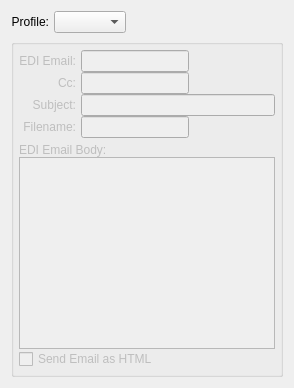
           <widget class="QWidget" name="page_2" >
            <layout class="QGridLayout" >
             <item row="0" column="0" >
              <layout class="QHBoxLayout" >
               <property name="spacing" >
                <number>5</number>
               </property>
               <item>
                <widget class="QLabel" name="_ediProfileLit" >
                 <property name="text" >
                  <string>Profile:</string>
                 </property>
                 <property name="alignment" >
                  <set>Qt::AlignRight|Qt::AlignTrailing|Qt::AlignVCenter</set>
                 </property>
                </widget>
               </item>
               <item>
                <layout class="QHBoxLayout" >
                 <property name="spacing" >
                  <number>0</number>
                 </property>
                 <item>
                  <widget class="XComboBox" name="_ediProfile" />
                 </item>
                 <item>
                  <spacer>
                   <property name="orientation" >
                    <enum>Qt::Horizontal</enum>
                   </property>
                   <property name="sizeType" >
                    <enum>QSizePolicy::Expanding</enum>
                   </property>
                   <property name="sizeHint" >
                    <size>
                     <width>40</width>
                     <height>20</height>
                    </size>
                   </property>
                  </spacer>
                 </item>
                </layout>
               </item>
              </layout>
             </item>
             <item row="1" column="0" >
              <widget class="QGroupBox" name="_ediGroup" >
               <property name="enabled" >
                <bool>false</bool>
               </property>
               <property name="title" >
                <string/>
               </property>
               <layout class="QVBoxLayout" >
                <property name="spacing" >
                 <number>5</number>
                </property>
                <property name="leftMargin" >
                 <number>5</number>
                </property>
                <property name="topMargin" >
                 <number>5</number>
                </property>
                <property name="rightMargin" >
                 <number>5</number>
                </property>
                <property name="bottomMargin" >
                 <number>5</number>
                </property>
                <item>
                 <layout class="QHBoxLayout" >
                  <property name="spacing" >
                   <number>5</number>
                  </property>
                  <item>
                   <layout class="QVBoxLayout" >
                    <property name="spacing" >
                     <number>0</number>
                    </property>
                    <item>
                     <widget class="QLabel" name="_ediEmailLit" >
                      <property name="text" >
                       <string>EDI Email:</string>
                      </property>
                      <property name="alignment" >
                       <set>Qt::AlignRight|Qt::AlignTrailing|Qt::AlignVCenter</set>
                      </property>
                     </widget>
                    </item>
                    <item>
                     <widget class="QLabel" name="_ediCCLit" >
                      <property name="text" >
                       <string>Cc:</string>
                      </property>
                      <property name="alignment" >
                       <set>Qt::AlignRight|Qt::AlignTrailing|Qt::AlignVCenter</set>
                      </property>
                     </widget>
                    </item>
                    <item>
                     <widget class="QLabel" name="_subjectLit" >
                      <property name="text" >
                       <string>Subject:</string>
                      </property>
                      <property name="alignment" >
                       <set>Qt::AlignRight|Qt::AlignTrailing|Qt::AlignVCenter</set>
                      </property>
                     </widget>
                    </item>
                    <item>
                     <widget class="QLabel" name="_fileNameLit" >
                      <property name="text" >
                       <string>Filename:</string>
                      </property>
                      <property name="alignment" >
                       <set>Qt::AlignRight|Qt::AlignTrailing|Qt::AlignVCenter</set>
                      </property>
                     </widget>
                    </item>
                   </layout>
                  </item>
                  <item>
                   <layout class="QVBoxLayout" >
                    <property name="spacing" >
                     <number>0</number>
                    </property>
                    <item>
                     <layout class="QHBoxLayout" >
                      <property name="spacing" >
                       <number>0</number>
                      </property>
                      <item>
                       <widget class="XLineEdit" name="_ediEmail" />
                      </item>
                      <item>
                       <spacer>
                        <property name="orientation" >
                         <enum>Qt::Horizontal</enum>
                        </property>
                        <property name="sizeType" >
                         <enum>QSizePolicy::Expanding</enum>
                        </property>
                        <property name="sizeHint" >
                         <size>
                          <width>11</width>
                          <height>10</height>
                         </size>
                        </property>
                       </spacer>
                      </item>
                     </layout>
                    </item>
                    <item>
                     <layout class="QHBoxLayout" >
                      <property name="spacing" >
                       <number>0</number>
                      </property>
                      <item>
                       <widget class="XLineEdit" name="_ediCC" />
                      </item>
                      <item>
                       <spacer>
                        <property name="orientation" >
                         <enum>Qt::Horizontal</enum>
                        </property>
                        <property name="sizeType" >
                         <enum>QSizePolicy::Expanding</enum>
                        </property>
                        <property name="sizeHint" >
                         <size>
                          <width>11</width>
                          <height>10</height>
                         </size>
                        </property>
                       </spacer>
                      </item>
                     </layout>
                    </item>
                    <item>
                     <widget class="XLineEdit" name="_ediSubject" />
                    </item>
                    <item>
                     <layout class="QHBoxLayout" >
                      <property name="spacing" >
                       <number>0</number>
                      </property>
                      <item>
                       <widget class="XLineEdit" name="_ediFilename" />
                      </item>
                      <item>
                       <spacer>
                        <property name="orientation" >
                         <enum>Qt::Horizontal</enum>
                        </property>
                        <property name="sizeType" >
                         <enum>QSizePolicy::Expanding</enum>
                        </property>
                        <property name="sizeHint" >
                         <size>
                          <width>71</width>
                          <height>10</height>
                         </size>
                        </property>
                       </spacer>
                      </item>
                     </layout>
                    </item>
                   </layout>
                  </item>
                 </layout>
                </item>
                <item>
                 <layout class="QVBoxLayout" >
                  <property name="spacing" >
                   <number>0</number>
                  </property>
                  <item>
                   <widget class="QLabel" name="_defaultEDIBody" >
                    <property name="text" >
                     <string>EDI Email Body:</string>
                    </property>
                   </widget>
                  </item>
                  <item>
                   <widget class="QTextEdit" name="_ediEmailBody" />
                  </item>
                  <item>
                   <widget class="QCheckBox" name="_ediEmailHTML" >
                    <property name="text" >
                     <string>Send Email as HTML</string>
                    </property>
                   </widget>
                  </item>
                 </layout>
                </item>
               </layout>
              </widget>
             </item>
            </layout>
           </widget>
